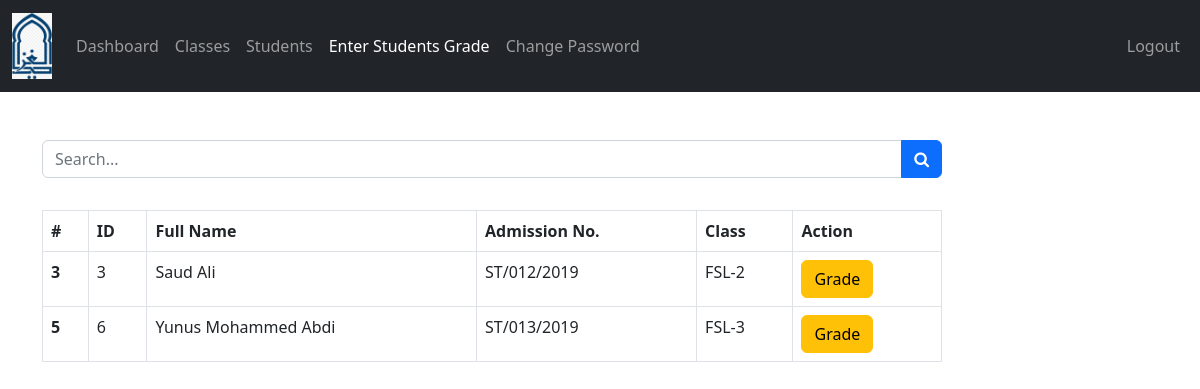
The app's page /Teacher/student-enter-grade.php (signed in) with its own data.
### tables this page shows
CREATE TABLE `students` (
  `student_id` int(11) NOT NULL,
  `username` varchar(127) NOT NULL,
  `password` varchar(255) NOT NULL,
  `fname` varchar(127) NOT NULL,
  `admission_number` varchar(50) DEFAULT NULL,
  `grade` int(11) NOT NULL,
  `subjects` varchar(100) NOT NULL,
  `address` varchar(31) NOT NULL,
  `gender` varchar(7) NOT NULL,
  `email_address` varchar(255) NOT NULL,
  `date_of_birth` date NOT NULL,
  `date_of_joined` timestamp NULL DEFAULT current_timestamp(),
  `parent_fname` varchar(127) NOT NULL,
  `parent_phone_number` varchar(31) NOT NULL
);

CREATE TABLE `grades` (
  `grade_id` int(11) NOT NULL,
  `grade` varchar(31) NOT NULL,
  `grade_code` varchar(7) NOT NULL
);

### Teacher/data/student.php (called while the page is built, shortened)
<?php
function getAllStudents($conn){
   $sql = "SELECT * FROM students";
   $stmt = $conn->prepare($sql);
   $stmt->execute();
   if ($stmt->rowCount() >= 1) {
     $students = $stmt->fetchAll();
     return $students;
   }else {
   	return 0;
   }
}

### Teacher/data/teacher.php (called while the page is built, shortened)
<?php
function getTeacherById($teacher_id, $conn){
   $sql = "SELECT * FROM teachers
           WHERE teacher_id=?";
   $stmt = $conn->prepare($sql);
   $stmt->execute([$teacher_id]);
   if ($stmt->rowCount() == 1) {
     $teacher = $stmt->fetch();
     return $teacher;
   }else {
    return 0;
   }
}

### Teacher/data/grade.php (called while the page is built, shortened)
<?php
function getGradeById($grade_id, $conn){
   $sql = "SELECT * FROM grades
           WHERE grade_id=?";
   $stmt = $conn->prepare($sql);
   $stmt->execute([$grade_id]);
   if ($stmt->rowCount() == 1) {
     $grade = $stmt->fetch();
     return $grade;
   }else {
    return 0;
   }
}

### Teacher/student-enter-grade.php (the view, shortened to what this page needs)
<?php
if (isset($_SESSION['teacher_id']) &&
    isset($_SESSION['role'])) {
    if ($_SESSION['role'] == 'Teacher') {
       include "../DB_connection.php";
       include "data/student.php";
       include "data/grade.php";
       include "data/teacher.php";
       $students = getAllStudents($conn);
       $teacher_id = $_SESSION['teacher_id'];
       $teacher = getTeacherById($teacher_id, $conn);
       $teacher_grades = $teacher['grades'];
       $teacher_grades = str_split(trim($teacher_grades));
 ?>
<!DOCTYPE html>
<html lang="en">
<head>
	<link rel="stylesheet" href="https://cdn.jsdelivr.net/npm/bootstrap@5.2.0/dist/css/bootstrap.min.css">
	<link rel="stylesheet" href="../css/style.css">
  <link rel="stylesheet" href="https://cdnjs.cloudflare.com/ajax/libs/font-awesome/4.7.0/css/font-awesome.min.css">
</head>
<body>
    <?php
        include "inc/navbar.php";
        if ($students != 0) {
     ?>
     <div class="container mt-5">
           <form action="student-search.php"
                 class="mt-3 n-table"
                 method="get">
             <div class="input-group mb-3">
                <input type="text"
                       class="form-control"
                       name="searchKey"
                       placeholder="Search...">
                <button class="btn btn-primary">
                        <i class="fa fa-search"
                           aria-hidden="true"></i>
                      </button>
             </div>
           </form>
           <div class="table-responsive">
              <table class="table table-bordered mt-3 n-table">
                <thead>
                  <tr>
                    <th scope="col">#</th>
                    <th scope="col">ID</th>
                    <th scope="col">Full Name</th>
                    <th scope="col">Admission No.</th>
                    <th scope="col">Class</th>
                    <th scope="col">Action</th>
                  </tr>
                </thead>
                <tbody>
                  <?php $i = 0; foreach ($students as $student ) {
                    $i++;  foreach ($teacher_grades as $teacher_grade){
                        if ($student['grade'] == $teacher_grade){
                        ?>
                  <tr>
                    <th scope="row"><?=$i?></th>
                    <td><?=$student['student_id']?></td>
                    <td>
                        <?=$student['fname']?>
                    </td>
                    <td><?=$student['username']?></td>
                    <td>
                      <?php
                           $grade = $student['grade'];
                           $g_temp = getGradeById($grade, $conn);
                           if ($g_temp != 0) {
                              echo $g_temp['grade_code'].'-'.
                                     $g_temp['grade'];
                            }
                        ?>
                    </td>
                    <td>
                    <a href="student-enter.php?student_id=<?=$student['student_id']?>"
                        class="btn btn-warning">Grade</a>
                    </td>
                  </tr>
                  <?php } ?>
                  <?php } ?>
                <?php } ?>
                </tbody>
              </table>
           </div>
         <?php } ?>
     </div>
</body>
</html>
<?php
  }else {
    header("Location: ../login.php");
    exit;
  }
}else {
	header("Location: ../login.php");
	exit;
}
?>

### css/style.css (style rules this page uses)
.n-table { max-width: 900px; }

### records on screen
students: student_id "3", fname "Saud Ali", username "ST/012/2019", grades.grade_code "FSL", grades.grade "2"
students: student_id "6", fname "Yunus Mohammed Abdi", username "ST/013/2019", grades.grade_code "FSL", grades.grade "3"
